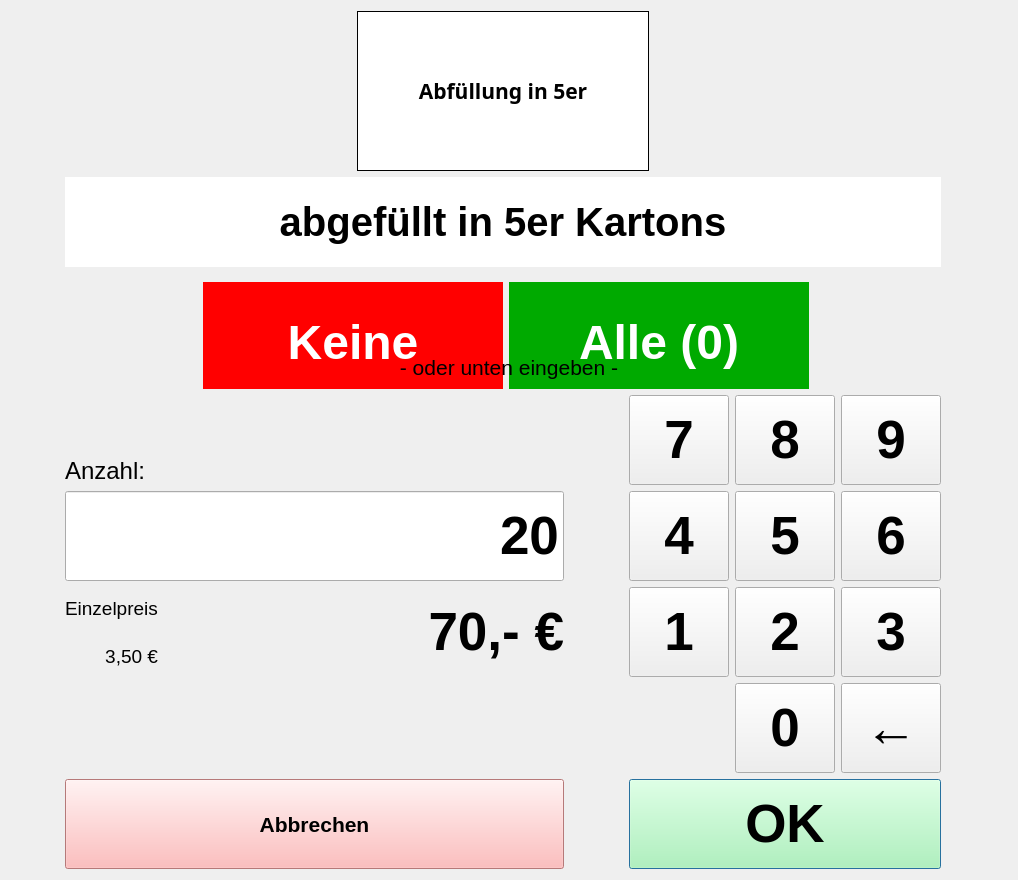
<?xml version="1.0" encoding="UTF-8"?>
<ui version="4.0">
 <class>NumberInput</class>
 <widget class="QDialog" name="NumberInput">
  <property name="windowModality">
   <enum>Qt::ApplicationModal</enum>
  </property>
  <property name="geometry">
   <rect>
    <x>0</x>
    <y>0</y>
    <width>1018</width>
    <height>880</height>
   </rect>
  </property>
  <property name="windowTitle">
   <string>Anzahl eingeben</string>
  </property>
  <property name="modal">
   <bool>true</bool>
  </property>
  <layout class="QGridLayout" name="gridLayout">
   <item row="10" column="5">
    <widget class="QPushButton" name="button_delete">
     <property name="sizePolicy">
      <sizepolicy hsizetype="Fixed" vsizetype="Fixed">
       <horstretch>0</horstretch>
       <verstretch>0</verstretch>
      </sizepolicy>
     </property>
     <property name="minimumSize">
      <size>
       <width>100</width>
       <height>90</height>
      </size>
     </property>
     <property name="font">
      <font>
       <pointsize>40</pointsize>
       <weight>75</weight>
       <bold>true</bold>
      </font>
     </property>
     <property name="focusPolicy">
      <enum>Qt::NoFocus</enum>
     </property>
     <property name="text">
      <string>←</string>
     </property>
     <property name="shortcut">
      <string>Backspace</string>
     </property>
    </widget>
   </item>
   <item row="12" column="5">
    <spacer name="verticalSpacer_2">
     <property name="orientation">
      <enum>Qt::Vertical</enum>
     </property>
     <property name="sizeHint" stdset="0">
      <size>
       <width>20</width>
       <height>40</height>
      </size>
     </property>
    </spacer>
   </item>
   <item row="11" column="1">
    <widget class="QPushButton" name="button_abbrechen">
     <property name="sizePolicy">
      <sizepolicy hsizetype="Preferred" vsizetype="Fixed">
       <horstretch>0</horstretch>
       <verstretch>0</verstretch>
      </sizepolicy>
     </property>
     <property name="minimumSize">
      <size>
       <width>100</width>
       <height>90</height>
      </size>
     </property>
     <property name="font">
      <font>
       <pointsize>16</pointsize>
       <weight>75</weight>
       <bold>true</bold>
      </font>
     </property>
     <property name="focusPolicy">
      <enum>Qt::NoFocus</enum>
     </property>
     <property name="styleSheet">
      <string notr="true">border-color: red; background-color: #faa;</string>
     </property>
     <property name="text">
      <string>Abbrechen</string>
     </property>
     <property name="shortcut">
      <string>Esc</string>
     </property>
     <property name="default">
      <bool>true</bool>
     </property>
    </widget>
   </item>
   <item row="11" column="3" colspan="3">
    <widget class="QPushButton" name="button_ok">
     <property name="sizePolicy">
      <sizepolicy hsizetype="MinimumExpanding" vsizetype="Fixed">
       <horstretch>0</horstretch>
       <verstretch>0</verstretch>
      </sizepolicy>
     </property>
     <property name="minimumSize">
      <size>
       <width>200</width>
       <height>90</height>
      </size>
     </property>
     <property name="font">
      <font>
       <pointsize>40</pointsize>
       <weight>75</weight>
       <bold>true</bold>
       <kerning>false</kerning>
      </font>
     </property>
     <property name="focusPolicy">
      <enum>Qt::NoFocus</enum>
     </property>
     <property name="styleSheet">
      <string notr="true">border-color: green; background-color: #afa;</string>
     </property>
     <property name="text">
      <string>OK</string>
     </property>
     <property name="shortcut">
      <string>Enter</string>
     </property>
     <property name="autoDefault">
      <bool>true</bool>
     </property>
     <property name="default">
      <bool>true</bool>
     </property>
    </widget>
   </item>
   <item row="8" column="2">
    <spacer name="horizontalSpacer_3">
     <property name="orientation">
      <enum>Qt::Horizontal</enum>
     </property>
     <property name="sizeType">
      <enum>QSizePolicy::MinimumExpanding</enum>
     </property>
     <property name="sizeHint" stdset="0">
      <size>
       <width>20</width>
       <height>20</height>
      </size>
     </property>
    </spacer>
   </item>
   <item row="10" column="2">
    <spacer name="horizontalSpacer_5">
     <property name="orientation">
      <enum>Qt::Horizontal</enum>
     </property>
     <property name="sizeType">
      <enum>QSizePolicy::MinimumExpanding</enum>
     </property>
     <property name="sizeHint" stdset="0">
      <size>
       <width>20</width>
       <height>20</height>
      </size>
     </property>
    </spacer>
   </item>
   <item row="2" column="1" colspan="5">
    <widget class="QLabel" name="label_kopfzeile">
     <property name="sizePolicy">
      <sizepolicy hsizetype="Preferred" vsizetype="Fixed">
       <horstretch>0</horstretch>
       <verstretch>0</verstretch>
      </sizepolicy>
     </property>
     <property name="minimumSize">
      <size>
       <width>0</width>
       <height>90</height>
      </size>
     </property>
     <property name="palette">
      <palette>
       <active>
        <colorrole role="Base">
         <brush brushstyle="SolidPattern">
          <color alpha="255">
           <red>255</red>
           <green>255</green>
           <blue>255</blue>
          </color>
         </brush>
        </colorrole>
        <colorrole role="Window">
         <brush brushstyle="SolidPattern">
          <color alpha="255">
           <red>255</red>
           <green>255</green>
           <blue>255</blue>
          </color>
         </brush>
        </colorrole>
       </active>
       <inactive>
        <colorrole role="Base">
         <brush brushstyle="SolidPattern">
          <color alpha="255">
           <red>255</red>
           <green>255</green>
           <blue>255</blue>
          </color>
         </brush>
        </colorrole>
        <colorrole role="Window">
         <brush brushstyle="SolidPattern">
          <color alpha="255">
           <red>255</red>
           <green>255</green>
           <blue>255</blue>
          </color>
         </brush>
        </colorrole>
       </inactive>
       <disabled>
        <colorrole role="Base">
         <brush brushstyle="SolidPattern">
          <color alpha="255">
           <red>255</red>
           <green>255</green>
           <blue>255</blue>
          </color>
         </brush>
        </colorrole>
        <colorrole role="Window">
         <brush brushstyle="SolidPattern">
          <color alpha="255">
           <red>255</red>
           <green>255</green>
           <blue>255</blue>
          </color>
         </brush>
        </colorrole>
       </disabled>
      </palette>
     </property>
     <property name="font">
      <font>
       <pointsize>30</pointsize>
       <weight>75</weight>
       <bold>true</bold>
      </font>
     </property>
     <property name="autoFillBackground">
      <bool>true</bool>
     </property>
     <property name="text">
      <string>abgefüllt in 5er Kartons</string>
     </property>
     <property name="alignment">
      <set>Qt::AlignCenter</set>
     </property>
    </widget>
   </item>
   <item row="6" column="1" colspan="7">
    <widget class="QFrame" name="frame_gebrauchte">
     <property name="minimumSize">
      <size>
       <width>0</width>
       <height>100</height>
      </size>
     </property>
     <property name="frameShape">
      <enum>QFrame::NoFrame</enum>
     </property>
     <property name="frameShadow">
      <enum>QFrame::Plain</enum>
     </property>
     <layout class="QGridLayout" name="gridLayout_2">
      <item row="0" column="0">
       <spacer name="horizontalSpacer_9">
        <property name="orientation">
         <enum>Qt::Horizontal</enum>
        </property>
        <property name="sizeType">
         <enum>QSizePolicy::MinimumExpanding</enum>
        </property>
        <property name="sizeHint" stdset="0">
         <size>
          <width>100</width>
          <height>20</height>
         </size>
        </property>
       </spacer>
      </item>
      <item row="0" column="1" rowspan="2">
       <widget class="QPushButton" name="button_keine">
        <property name="minimumSize">
         <size>
          <width>300</width>
          <height>120</height>
         </size>
        </property>
        <property name="palette">
         <palette>
          <active>
           <colorrole role="WindowText">
            <brush brushstyle="SolidPattern">
             <color alpha="255">
              <red>255</red>
              <green>255</green>
              <blue>255</blue>
             </color>
            </brush>
           </colorrole>
           <colorrole role="Button">
            <brush brushstyle="SolidPattern">
             <color alpha="255">
              <red>255</red>
              <green>0</green>
              <blue>0</blue>
             </color>
            </brush>
           </colorrole>
           <colorrole role="Text">
            <brush brushstyle="SolidPattern">
             <color alpha="255">
              <red>255</red>
              <green>255</green>
              <blue>255</blue>
             </color>
            </brush>
           </colorrole>
           <colorrole role="ButtonText">
            <brush brushstyle="SolidPattern">
             <color alpha="255">
              <red>255</red>
              <green>255</green>
              <blue>255</blue>
             </color>
            </brush>
           </colorrole>
           <colorrole role="Base">
            <brush brushstyle="SolidPattern">
             <color alpha="255">
              <red>255</red>
              <green>0</green>
              <blue>0</blue>
             </color>
            </brush>
           </colorrole>
           <colorrole role="Window">
            <brush brushstyle="SolidPattern">
             <color alpha="255">
              <red>255</red>
              <green>0</green>
              <blue>0</blue>
             </color>
            </brush>
           </colorrole>
          </active>
          <inactive>
           <colorrole role="WindowText">
            <brush brushstyle="SolidPattern">
             <color alpha="255">
              <red>255</red>
              <green>255</green>
              <blue>255</blue>
             </color>
            </brush>
           </colorrole>
           <colorrole role="Button">
            <brush brushstyle="SolidPattern">
             <color alpha="255">
              <red>255</red>
              <green>0</green>
              <blue>0</blue>
             </color>
            </brush>
           </colorrole>
           <colorrole role="Text">
            <brush brushstyle="SolidPattern">
             <color alpha="255">
              <red>255</red>
              <green>255</green>
              <blue>255</blue>
             </color>
            </brush>
           </colorrole>
           <colorrole role="ButtonText">
            <brush brushstyle="SolidPattern">
             <color alpha="255">
              <red>255</red>
              <green>255</green>
              <blue>255</blue>
             </color>
            </brush>
           </colorrole>
           <colorrole role="Base">
            <brush brushstyle="SolidPattern">
             <color alpha="255">
              <red>255</red>
              <green>0</green>
              <blue>0</blue>
             </color>
            </brush>
           </colorrole>
           <colorrole role="Window">
            <brush brushstyle="SolidPattern">
             <color alpha="255">
              <red>255</red>
              <green>0</green>
              <blue>0</blue>
             </color>
            </brush>
           </colorrole>
          </inactive>
          <disabled>
           <colorrole role="WindowText">
            <brush brushstyle="SolidPattern">
             <color alpha="255">
              <red>255</red>
              <green>255</green>
              <blue>255</blue>
             </color>
            </brush>
           </colorrole>
           <colorrole role="Button">
            <brush brushstyle="SolidPattern">
             <color alpha="255">
              <red>255</red>
              <green>0</green>
              <blue>0</blue>
             </color>
            </brush>
           </colorrole>
           <colorrole role="Text">
            <brush brushstyle="SolidPattern">
             <color alpha="255">
              <red>255</red>
              <green>255</green>
              <blue>255</blue>
             </color>
            </brush>
           </colorrole>
           <colorrole role="ButtonText">
            <brush brushstyle="SolidPattern">
             <color alpha="255">
              <red>255</red>
              <green>255</green>
              <blue>255</blue>
             </color>
            </brush>
           </colorrole>
           <colorrole role="Base">
            <brush brushstyle="SolidPattern">
             <color alpha="255">
              <red>255</red>
              <green>0</green>
              <blue>0</blue>
             </color>
            </brush>
           </colorrole>
           <colorrole role="Window">
            <brush brushstyle="SolidPattern">
             <color alpha="255">
              <red>255</red>
              <green>0</green>
              <blue>0</blue>
             </color>
            </brush>
           </colorrole>
          </disabled>
         </palette>
        </property>
        <property name="font">
         <font>
          <pointsize>36</pointsize>
          <weight>75</weight>
          <bold>true</bold>
         </font>
        </property>
        <property name="focusPolicy">
         <enum>Qt::NoFocus</enum>
        </property>
        <property name="styleSheet">
         <string notr="true">border: none; background-color: #f00; color: #fff;</string>
        </property>
        <property name="text">
         <string>Keine</string>
        </property>
       </widget>
      </item>
      <item row="0" column="2" rowspan="2">
       <widget class="QPushButton" name="button_alle">
        <property name="minimumSize">
         <size>
          <width>300</width>
          <height>120</height>
         </size>
        </property>
        <property name="palette">
         <palette>
          <active>
           <colorrole role="WindowText">
            <brush brushstyle="SolidPattern">
             <color alpha="255">
              <red>255</red>
              <green>255</green>
              <blue>255</blue>
             </color>
            </brush>
           </colorrole>
           <colorrole role="Button">
            <brush brushstyle="SolidPattern">
             <color alpha="255">
              <red>0</red>
              <green>170</green>
              <blue>0</blue>
             </color>
            </brush>
           </colorrole>
           <colorrole role="Text">
            <brush brushstyle="SolidPattern">
             <color alpha="255">
              <red>255</red>
              <green>255</green>
              <blue>255</blue>
             </color>
            </brush>
           </colorrole>
           <colorrole role="ButtonText">
            <brush brushstyle="SolidPattern">
             <color alpha="255">
              <red>255</red>
              <green>255</green>
              <blue>255</blue>
             </color>
            </brush>
           </colorrole>
           <colorrole role="Base">
            <brush brushstyle="SolidPattern">
             <color alpha="255">
              <red>0</red>
              <green>170</green>
              <blue>0</blue>
             </color>
            </brush>
           </colorrole>
           <colorrole role="Window">
            <brush brushstyle="SolidPattern">
             <color alpha="255">
              <red>0</red>
              <green>170</green>
              <blue>0</blue>
             </color>
            </brush>
           </colorrole>
          </active>
          <inactive>
           <colorrole role="WindowText">
            <brush brushstyle="SolidPattern">
             <color alpha="255">
              <red>255</red>
              <green>255</green>
              <blue>255</blue>
             </color>
            </brush>
           </colorrole>
           <colorrole role="Button">
            <brush brushstyle="SolidPattern">
             <color alpha="255">
              <red>0</red>
              <green>170</green>
              <blue>0</blue>
             </color>
            </brush>
           </colorrole>
           <colorrole role="Text">
            <brush brushstyle="SolidPattern">
             <color alpha="255">
              <red>255</red>
              <green>255</green>
              <blue>255</blue>
             </color>
            </brush>
           </colorrole>
           <colorrole role="ButtonText">
            <brush brushstyle="SolidPattern">
             <color alpha="255">
              <red>255</red>
              <green>255</green>
              <blue>255</blue>
             </color>
            </brush>
           </colorrole>
           <colorrole role="Base">
            <brush brushstyle="SolidPattern">
             <color alpha="255">
              <red>0</red>
              <green>170</green>
              <blue>0</blue>
             </color>
            </brush>
           </colorrole>
           <colorrole role="Window">
            <brush brushstyle="SolidPattern">
             <color alpha="255">
              <red>0</red>
              <green>170</green>
              <blue>0</blue>
             </color>
            </brush>
           </colorrole>
          </inactive>
          <disabled>
           <colorrole role="WindowText">
            <brush brushstyle="SolidPattern">
             <color alpha="255">
              <red>255</red>
              <green>255</green>
              <blue>255</blue>
             </color>
            </brush>
           </colorrole>
           <colorrole role="Button">
            <brush brushstyle="SolidPattern">
             <color alpha="255">
              <red>0</red>
              <green>170</green>
              <blue>0</blue>
             </color>
            </brush>
           </colorrole>
           <colorrole role="Text">
            <brush brushstyle="SolidPattern">
             <color alpha="255">
              <red>255</red>
              <green>255</green>
              <blue>255</blue>
             </color>
            </brush>
           </colorrole>
           <colorrole role="ButtonText">
            <brush brushstyle="SolidPattern">
             <color alpha="255">
              <red>255</red>
              <green>255</green>
              <blue>255</blue>
             </color>
            </brush>
           </colorrole>
           <colorrole role="Base">
            <brush brushstyle="SolidPattern">
             <color alpha="255">
              <red>0</red>
              <green>170</green>
              <blue>0</blue>
             </color>
            </brush>
           </colorrole>
           <colorrole role="Window">
            <brush brushstyle="SolidPattern">
             <color alpha="255">
              <red>0</red>
              <green>170</green>
              <blue>0</blue>
             </color>
            </brush>
           </colorrole>
          </disabled>
         </palette>
        </property>
        <property name="font">
         <font>
          <pointsize>36</pointsize>
          <weight>75</weight>
          <bold>true</bold>
         </font>
        </property>
        <property name="focusPolicy">
         <enum>Qt::NoFocus</enum>
        </property>
        <property name="styleSheet">
         <string notr="true">border: none; background-color: #0a0; color: #fff;</string>
        </property>
        <property name="text">
         <string>Alle (0)</string>
        </property>
       </widget>
      </item>
      <item row="3" column="0" colspan="5">
       <widget class="QLabel" name="label">
        <property name="font">
         <font>
          <pointsize>16</pointsize>
         </font>
        </property>
        <property name="text">
         <string>- oder unten eingeben -</string>
        </property>
        <property name="alignment">
         <set>Qt::AlignCenter</set>
        </property>
       </widget>
      </item>
      <item row="0" column="3">
       <spacer name="horizontalSpacer_8">
        <property name="orientation">
         <enum>Qt::Horizontal</enum>
        </property>
        <property name="sizeType">
         <enum>QSizePolicy::MinimumExpanding</enum>
        </property>
        <property name="sizeHint" stdset="0">
         <size>
          <width>100</width>
          <height>20</height>
         </size>
        </property>
       </spacer>
      </item>
     </layout>
    </widget>
   </item>
   <item row="10" column="4">
    <widget class="QPushButton" name="button_0">
     <property name="sizePolicy">
      <sizepolicy hsizetype="Fixed" vsizetype="Fixed">
       <horstretch>0</horstretch>
       <verstretch>0</verstretch>
      </sizepolicy>
     </property>
     <property name="minimumSize">
      <size>
       <width>100</width>
       <height>90</height>
      </size>
     </property>
     <property name="font">
      <font>
       <pointsize>40</pointsize>
       <weight>75</weight>
       <bold>true</bold>
      </font>
     </property>
     <property name="focusPolicy">
      <enum>Qt::NoFocus</enum>
     </property>
     <property name="text">
      <string>0</string>
     </property>
     <property name="shortcut">
      <string>0</string>
     </property>
    </widget>
   </item>
   <item row="9" column="3">
    <widget class="QPushButton" name="button_1">
     <property name="sizePolicy">
      <sizepolicy hsizetype="Fixed" vsizetype="Fixed">
       <horstretch>0</horstretch>
       <verstretch>0</verstretch>
      </sizepolicy>
     </property>
     <property name="minimumSize">
      <size>
       <width>100</width>
       <height>90</height>
      </size>
     </property>
     <property name="font">
      <font>
       <pointsize>40</pointsize>
       <weight>75</weight>
       <bold>true</bold>
      </font>
     </property>
     <property name="focusPolicy">
      <enum>Qt::NoFocus</enum>
     </property>
     <property name="text">
      <string>1</string>
     </property>
     <property name="shortcut">
      <string>1</string>
     </property>
    </widget>
   </item>
   <item row="8" column="8">
    <spacer name="horizontalSpacer_7">
     <property name="orientation">
      <enum>Qt::Horizontal</enum>
     </property>
     <property name="sizeHint" stdset="0">
      <size>
       <width>40</width>
       <height>20</height>
      </size>
     </property>
    </spacer>
   </item>
   <item row="3" column="3">
    <spacer name="verticalSpacer_3">
     <property name="orientation">
      <enum>Qt::Vertical</enum>
     </property>
     <property name="sizeHint" stdset="0">
      <size>
       <width>20</width>
       <height>40</height>
      </size>
     </property>
    </spacer>
   </item>
   <item row="7" column="4">
    <widget class="QPushButton" name="button_8">
     <property name="sizePolicy">
      <sizepolicy hsizetype="Fixed" vsizetype="Fixed">
       <horstretch>0</horstretch>
       <verstretch>0</verstretch>
      </sizepolicy>
     </property>
     <property name="minimumSize">
      <size>
       <width>100</width>
       <height>90</height>
      </size>
     </property>
     <property name="font">
      <font>
       <pointsize>40</pointsize>
       <weight>75</weight>
       <bold>true</bold>
      </font>
     </property>
     <property name="focusPolicy">
      <enum>Qt::NoFocus</enum>
     </property>
     <property name="text">
      <string>8</string>
     </property>
     <property name="shortcut">
      <string>8</string>
     </property>
    </widget>
   </item>
   <item row="9" column="1">
    <layout class="QHBoxLayout" name="horizontalLayout">
     <item>
      <layout class="QVBoxLayout" name="verticalLayout">
       <item>
        <widget class="QLabel" name="label_2">
         <property name="font">
          <font>
           <pointsize>14</pointsize>
          </font>
         </property>
         <property name="text">
          <string>Einzelpreis</string>
         </property>
         <property name="alignment">
          <set>Qt::AlignLeading|Qt::AlignLeft|Qt::AlignVCenter</set>
         </property>
        </widget>
       </item>
       <item>
        <widget class="QLabel" name="label_einzelpreis">
         <property name="font">
          <font>
           <pointsize>14</pointsize>
          </font>
         </property>
         <property name="text">
          <string>3,50 €</string>
         </property>
         <property name="alignment">
          <set>Qt::AlignRight|Qt::AlignTrailing|Qt::AlignVCenter</set>
         </property>
        </widget>
       </item>
      </layout>
     </item>
     <item>
      <widget class="QLabel" name="label_gesamtpreis">
       <property name="sizePolicy">
        <sizepolicy hsizetype="MinimumExpanding" vsizetype="Preferred">
         <horstretch>0</horstretch>
         <verstretch>0</verstretch>
        </sizepolicy>
       </property>
       <property name="minimumSize">
        <size>
         <width>150</width>
         <height>0</height>
        </size>
       </property>
       <property name="font">
        <font>
         <pointsize>40</pointsize>
         <weight>75</weight>
         <bold>true</bold>
        </font>
       </property>
       <property name="text">
        <string>70,- €</string>
       </property>
       <property name="alignment">
        <set>Qt::AlignRight|Qt::AlignTrailing|Qt::AlignVCenter</set>
       </property>
      </widget>
     </item>
    </layout>
   </item>
   <item row="7" column="2">
    <spacer name="horizontalSpacer_2">
     <property name="orientation">
      <enum>Qt::Horizontal</enum>
     </property>
     <property name="sizeType">
      <enum>QSizePolicy::MinimumExpanding</enum>
     </property>
     <property name="sizeHint" stdset="0">
      <size>
       <width>20</width>
       <height>20</height>
      </size>
     </property>
    </spacer>
   </item>
   <item row="8" column="1">
    <widget class="QLineEdit" name="input_anzahl">
     <property name="minimumSize">
      <size>
       <width>0</width>
       <height>90</height>
      </size>
     </property>
     <property name="font">
      <font>
       <pointsize>40</pointsize>
       <weight>75</weight>
       <bold>true</bold>
      </font>
     </property>
     <property name="focusPolicy">
      <enum>Qt::NoFocus</enum>
     </property>
     <property name="text">
      <string>20</string>
     </property>
     <property name="alignment">
      <set>Qt::AlignRight|Qt::AlignTrailing|Qt::AlignVCenter</set>
     </property>
    </widget>
   </item>
   <item row="8" column="5">
    <widget class="QPushButton" name="button_6">
     <property name="sizePolicy">
      <sizepolicy hsizetype="Fixed" vsizetype="Fixed">
       <horstretch>0</horstretch>
       <verstretch>0</verstretch>
      </sizepolicy>
     </property>
     <property name="minimumSize">
      <size>
       <width>100</width>
       <height>90</height>
      </size>
     </property>
     <property name="font">
      <font>
       <pointsize>40</pointsize>
       <weight>75</weight>
       <bold>true</bold>
      </font>
     </property>
     <property name="focusPolicy">
      <enum>Qt::NoFocus</enum>
     </property>
     <property name="text">
      <string>6</string>
     </property>
     <property name="shortcut">
      <string>6</string>
     </property>
    </widget>
   </item>
   <item row="9" column="5">
    <widget class="QPushButton" name="button_3">
     <property name="sizePolicy">
      <sizepolicy hsizetype="Fixed" vsizetype="Fixed">
       <horstretch>0</horstretch>
       <verstretch>0</verstretch>
      </sizepolicy>
     </property>
     <property name="minimumSize">
      <size>
       <width>100</width>
       <height>90</height>
      </size>
     </property>
     <property name="font">
      <font>
       <pointsize>40</pointsize>
       <weight>75</weight>
       <bold>true</bold>
      </font>
     </property>
     <property name="focusPolicy">
      <enum>Qt::NoFocus</enum>
     </property>
     <property name="text">
      <string>3</string>
     </property>
     <property name="shortcut">
      <string>3</string>
     </property>
    </widget>
   </item>
   <item row="10" column="3">
    <spacer name="horizontalSpacer">
     <property name="focusPolicy">
      <enum>Qt::NoFocus</enum>
     </property>
     <property name="orientation">
      <enum>Qt::Horizontal</enum>
     </property>
     <property name="sizeType">
      <enum>QSizePolicy::Fixed</enum>
     </property>
     <property name="sizeHint" stdset="0">
      <size>
       <width>97</width>
       <height>20</height>
      </size>
     </property>
    </spacer>
   </item>
   <item row="7" column="1">
    <widget class="QLabel" name="label_3">
     <property name="font">
      <font>
       <pointsize>18</pointsize>
      </font>
     </property>
     <property name="text">
      <string>Anzahl:</string>
     </property>
     <property name="alignment">
      <set>Qt::AlignBottom|Qt::AlignLeading|Qt::AlignLeft</set>
     </property>
    </widget>
   </item>
   <item row="0" column="3">
    <spacer name="verticalSpacer">
     <property name="orientation">
      <enum>Qt::Vertical</enum>
     </property>
     <property name="sizeHint" stdset="0">
      <size>
       <width>20</width>
       <height>40</height>
      </size>
     </property>
    </spacer>
   </item>
   <item row="7" column="3">
    <widget class="QPushButton" name="button_7">
     <property name="sizePolicy">
      <sizepolicy hsizetype="Fixed" vsizetype="Fixed">
       <horstretch>0</horstretch>
       <verstretch>0</verstretch>
      </sizepolicy>
     </property>
     <property name="minimumSize">
      <size>
       <width>100</width>
       <height>90</height>
      </size>
     </property>
     <property name="font">
      <font>
       <pointsize>40</pointsize>
       <weight>75</weight>
       <bold>true</bold>
      </font>
     </property>
     <property name="focusPolicy">
      <enum>Qt::NoFocus</enum>
     </property>
     <property name="text">
      <string>7</string>
     </property>
     <property name="shortcut">
      <string>7</string>
     </property>
    </widget>
   </item>
   <item row="7" column="5">
    <widget class="QPushButton" name="button_9">
     <property name="sizePolicy">
      <sizepolicy hsizetype="Fixed" vsizetype="Fixed">
       <horstretch>0</horstretch>
       <verstretch>0</verstretch>
      </sizepolicy>
     </property>
     <property name="minimumSize">
      <size>
       <width>100</width>
       <height>90</height>
      </size>
     </property>
     <property name="font">
      <font>
       <pointsize>40</pointsize>
       <weight>75</weight>
       <bold>true</bold>
      </font>
     </property>
     <property name="focusPolicy">
      <enum>Qt::NoFocus</enum>
     </property>
     <property name="text">
      <string>9</string>
     </property>
     <property name="shortcut">
      <string>9</string>
     </property>
    </widget>
   </item>
   <item row="8" column="3">
    <widget class="QPushButton" name="button_4">
     <property name="sizePolicy">
      <sizepolicy hsizetype="Fixed" vsizetype="Fixed">
       <horstretch>0</horstretch>
       <verstretch>0</verstretch>
      </sizepolicy>
     </property>
     <property name="minimumSize">
      <size>
       <width>100</width>
       <height>90</height>
      </size>
     </property>
     <property name="font">
      <font>
       <pointsize>40</pointsize>
       <weight>75</weight>
       <bold>true</bold>
      </font>
     </property>
     <property name="focusPolicy">
      <enum>Qt::NoFocus</enum>
     </property>
     <property name="text">
      <string>4</string>
     </property>
     <property name="shortcut">
      <string>4</string>
     </property>
    </widget>
   </item>
   <item row="9" column="4">
    <widget class="QPushButton" name="button_2">
     <property name="sizePolicy">
      <sizepolicy hsizetype="Fixed" vsizetype="Fixed">
       <horstretch>0</horstretch>
       <verstretch>0</verstretch>
      </sizepolicy>
     </property>
     <property name="minimumSize">
      <size>
       <width>100</width>
       <height>90</height>
      </size>
     </property>
     <property name="font">
      <font>
       <pointsize>40</pointsize>
       <weight>75</weight>
       <bold>true</bold>
      </font>
     </property>
     <property name="focusPolicy">
      <enum>Qt::NoFocus</enum>
     </property>
     <property name="text">
      <string>2</string>
     </property>
     <property name="shortcut">
      <string>2</string>
     </property>
    </widget>
   </item>
   <item row="8" column="4">
    <widget class="QPushButton" name="button_5">
     <property name="sizePolicy">
      <sizepolicy hsizetype="Fixed" vsizetype="Fixed">
       <horstretch>0</horstretch>
       <verstretch>0</verstretch>
      </sizepolicy>
     </property>
     <property name="minimumSize">
      <size>
       <width>100</width>
       <height>90</height>
      </size>
     </property>
     <property name="font">
      <font>
       <pointsize>40</pointsize>
       <weight>75</weight>
       <bold>true</bold>
      </font>
     </property>
     <property name="focusPolicy">
      <enum>Qt::NoFocus</enum>
     </property>
     <property name="text">
      <string>5</string>
     </property>
     <property name="shortcut">
      <string>5</string>
     </property>
    </widget>
   </item>
   <item row="7" column="0">
    <spacer name="horizontalSpacer_6">
     <property name="orientation">
      <enum>Qt::Horizontal</enum>
     </property>
     <property name="sizeHint" stdset="0">
      <size>
       <width>40</width>
       <height>20</height>
      </size>
     </property>
    </spacer>
   </item>
   <item row="9" column="2">
    <spacer name="horizontalSpacer_4">
     <property name="orientation">
      <enum>Qt::Horizontal</enum>
     </property>
     <property name="sizeType">
      <enum>QSizePolicy::MinimumExpanding</enum>
     </property>
     <property name="sizeHint" stdset="0">
      <size>
       <width>20</width>
       <height>20</height>
      </size>
     </property>
    </spacer>
   </item>
   <item row="1" column="1" colspan="5">
    <layout class="QHBoxLayout" name="horizontalLayout_2">
     <item>
      <spacer name="horizontalSpacer_10">
       <property name="orientation">
        <enum>Qt::Horizontal</enum>
       </property>
       <property name="sizeHint" stdset="0">
        <size>
         <width>40</width>
         <height>20</height>
        </size>
       </property>
      </spacer>
     </item>
     <item>
      <widget class="QToolButton" name="button_aktuellesprodukt">
       <property name="sizePolicy">
        <sizepolicy hsizetype="MinimumExpanding" vsizetype="Fixed">
         <horstretch>0</horstretch>
         <verstretch>0</verstretch>
        </sizepolicy>
       </property>
       <property name="minimumSize">
        <size>
         <width>220</width>
         <height>160</height>
        </size>
       </property>
       <property name="font">
        <font>
         <family>Linux Biolinum O</family>
         <pointsize>16</pointsize>
         <weight>75</weight>
         <bold>true</bold>
        </font>
       </property>
       <property name="focusPolicy">
        <enum>Qt::NoFocus</enum>
       </property>
       <property name="styleSheet">
        <string notr="true">border: 1px solid black;
background-color: white;</string>
       </property>
       <property name="text">
        <string>Abfüllung in 5er</string>
       </property>
       <property name="icon">
        <iconset>
         <normaloff>../images/abfuellung_5er.png</normaloff>../images/abfuellung_5er.png</iconset>
       </property>
       <property name="iconSize">
        <size>
         <width>100</width>
         <height>100</height>
        </size>
       </property>
       <property name="toolButtonStyle">
        <enum>Qt::ToolButtonTextUnderIcon</enum>
       </property>
      </widget>
     </item>
     <item>
      <spacer name="horizontalSpacer_11">
       <property name="orientation">
        <enum>Qt::Horizontal</enum>
       </property>
       <property name="sizeHint" stdset="0">
        <size>
         <width>40</width>
         <height>20</height>
        </size>
       </property>
      </spacer>
     </item>
    </layout>
   </item>
  </layout>
 </widget>
 <resources/>
 <connections/>
</ui>
